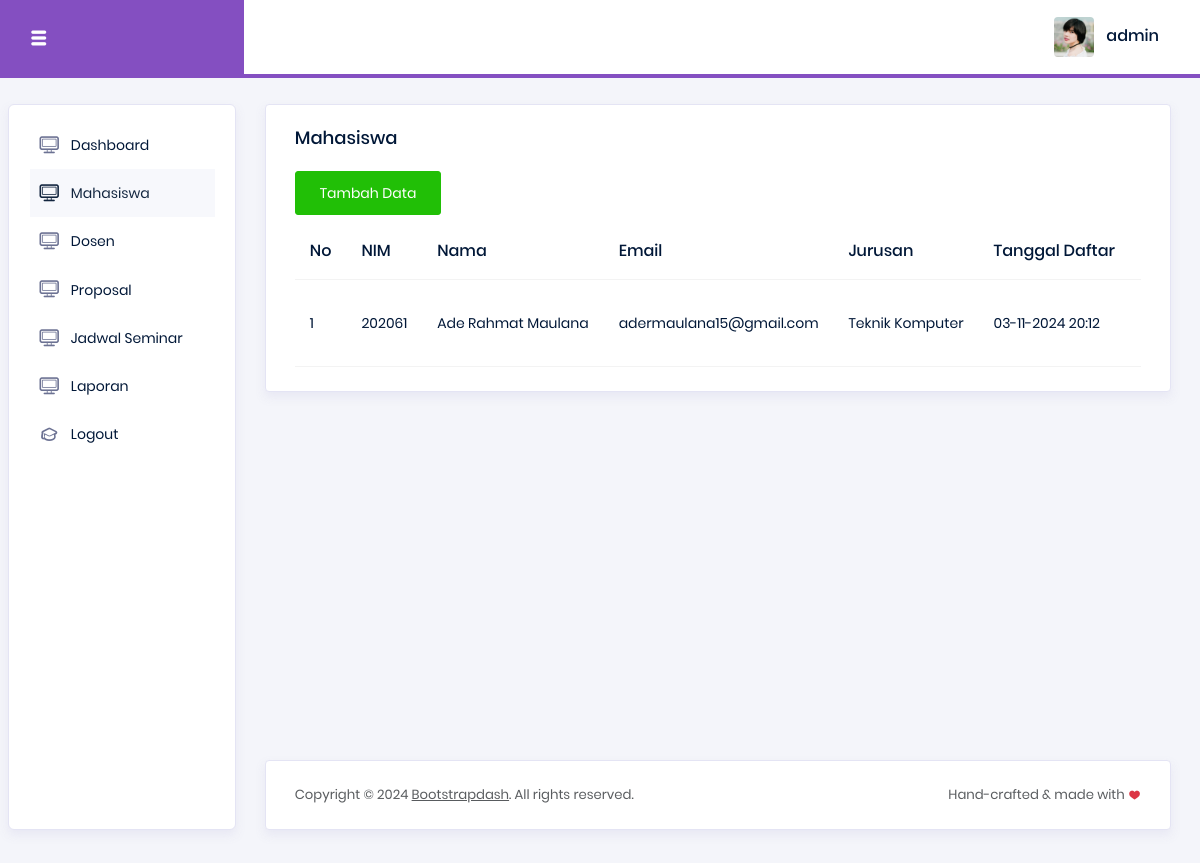
Before: /admin/mahasiswa.php (signed in) with the older database file.
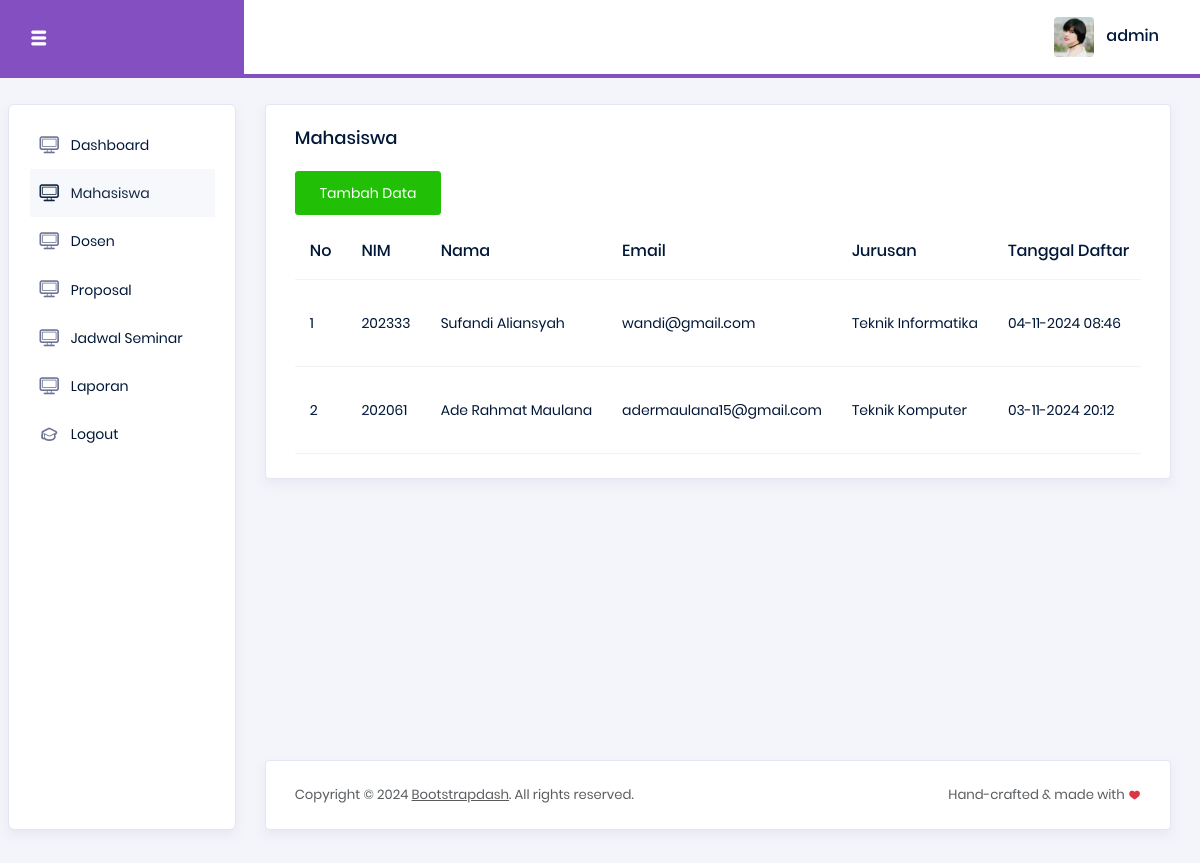
After: the same page with the newer database file.
### tables this page shows
CREATE TABLE `mahasiswa` (
  `nim` varchar(15) NOT NULL,
  `nama` varchar(100) NOT NULL,
  `email` varchar(100) NOT NULL,
  `jurusan` varchar(50) NOT NULL,
  `password` varchar(255) NOT NULL,
  `created_at` timestamp NOT NULL DEFAULT current_timestamp()
);

### admin/mahasiswa.php (the view, shortened to what the changed rows need)
<?php
include '../koneksi.php';
?>
<!DOCTYPE html>
<html lang="en">
<head>
  <link rel="stylesheet" href="../assets/vendors/typicons/typicons.css">
  <link rel="stylesheet" href="../assets/vendors/css/vendor.bundle.base.css">
  <link rel="stylesheet" href="../assets/css/style.css">
</head>
<body>
  <div class="container-scroller">
    <div class="container-fluid page-body-wrapper">
      <div class="main-panel">
        <div class="content-wrapper">
          <div class="row">
            <div class="col-lg-12 grid-margin stretch-card">
              <div class="card">
                <div class="card-body">
                  <div class="table-responsive">
                  <table class="table">
                    <thead>
                      <tr>
                        <th>No</th>
                        <th>NIM</th>
                        <th>Nama</th>
                        <th>Email</th>
                        <th>Jurusan</th>
                        <th>Tanggal Daftar</th>
                        <th>Aksi</th>
                      </tr>
                    </thead>
                    <tbody>
                    <?php
                          $no = 1;
                          $tampil = mysqli_query($koneksi, "SELECT * FROM mahasiswa ORDER BY created_at DESC");
                          while($data = mysqli_fetch_array($tampil)):
                      ?>
                      <tr>
                        <td><?= $no++ ?></td>
                        <td><?= $data['nim'] ?></td>
                        <td><?= $data['nama'] ?></td>
                        <td><?= $data['email'] ?></td>
                        <td><?= $data['jurusan'] ?></td>
                        <td><?= date('d-m-Y H:i', strtotime($data['created_at'])) ?></td>
                        <td>
                        </td>
                      </tr>
                      <?php
                          endwhile;
                      ?>
                    </tbody>
                  </table>
                  </div>
                </div>
              </div>
            </div>
          </div>
        </div>
      </div>
    </div>
  </div>
</body>
</html>

Changed rows visible on the page:
added mahasiswa: nim "202333", nama "Sufandi Aliansyah", email "wandi@gmail.com", jurusan "Teknik Informatika", created_at "04-11-2024 08:46"
